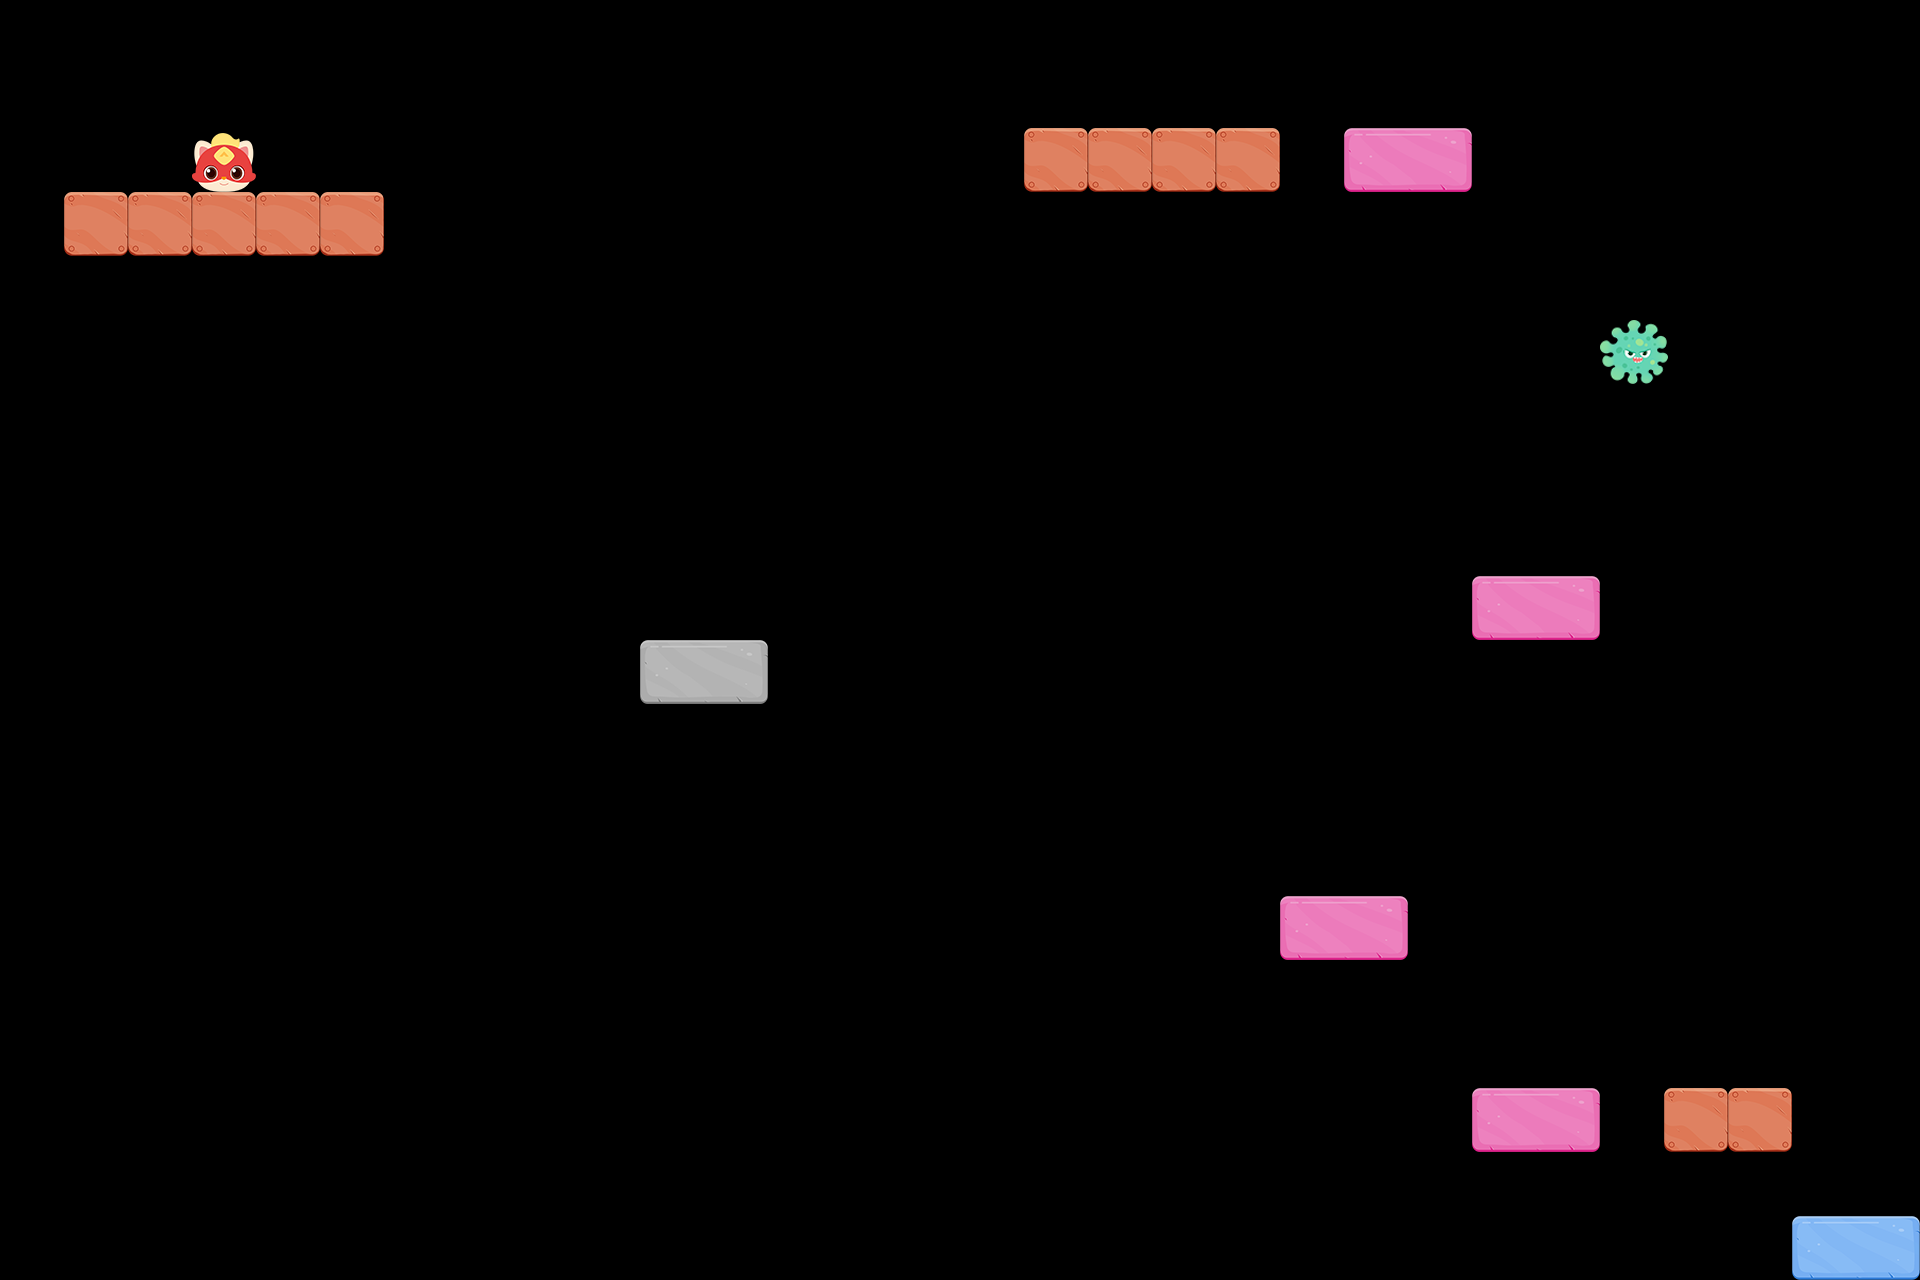

Tiled map render using the project's own tile images. Description and the whole map definition, tile-layer contents included, below:
An orthogonal 30x20 tile map with 64x64 px tiles, 4 tile layers (墙, 砖块, 障碍物, 玩家) and 2 objects.

<map version="1.9" tiledversion="1.9.2" orientation="orthogonal" renderorder="right-down" width="30" height="20" tilewidth="64" tileheight="64" infinite="0" nextlayerid="7" nextobjectid="3">
 <tileset firstgid="1" source="img.tsx" />
 <layer id="2" name="墙" width="30" height="20">
  <properties>
   <property name="boundary_bottom" type="int" value="64" />
   <property name="boundary_top" type="int" value="576" />
   <property name="change_y" type="int" value="-3" />
  </properties>
  <data encoding="csv">
0,0,0,0,0,0,0,0,0,0,0,0,0,0,0,0,0,0,0,0,0,0,0,0,0,0,0,0,0,0,
0,0,0,0,0,0,0,0,0,0,0,0,0,0,0,0,0,0,0,0,0,0,0,0,0,0,0,0,0,0,
0,0,0,0,0,0,0,0,0,0,0,0,0,0,0,0,22,22,22,22,0,0,0,0,0,0,0,0,0,0,
0,22,22,22,22,22,0,0,0,0,0,0,0,0,0,0,0,0,0,0,0,0,0,0,0,0,0,0,0,0,
0,0,0,0,0,0,0,0,0,0,0,0,0,0,0,0,0,0,0,0,0,0,0,0,0,0,0,0,0,0,
0,0,0,0,0,0,0,0,0,0,0,0,0,0,0,0,0,0,0,0,0,0,0,0,0,0,0,0,0,0,
0,0,0,0,0,0,0,0,0,0,0,0,0,0,0,0,0,0,0,0,0,0,0,0,0,0,0,0,0,0,
0,0,0,0,0,0,0,0,0,0,0,0,0,0,0,0,0,0,0,0,0,0,0,0,0,0,0,0,0,0,
0,0,0,0,0,0,0,0,0,0,0,0,0,0,0,0,0,0,0,0,0,0,0,0,0,0,0,0,0,0,
0,0,0,0,0,0,0,0,0,0,0,0,0,0,0,0,0,0,0,0,0,0,0,0,0,0,0,0,0,0,
0,0,0,0,0,0,0,0,0,0,0,0,0,0,0,0,0,0,0,0,0,0,0,0,0,0,0,0,0,0,
0,0,0,0,0,0,0,0,0,0,0,0,0,0,0,0,0,0,0,0,0,0,0,0,0,0,0,0,0,0,
0,0,0,0,0,0,0,0,0,0,0,0,0,0,0,0,0,0,0,0,0,0,0,0,0,0,0,0,0,0,
0,0,0,0,0,0,0,0,0,0,0,0,0,0,0,0,0,0,0,0,0,0,0,0,0,0,0,0,0,0,
0,0,0,0,0,0,0,0,0,0,0,0,0,0,0,0,0,0,0,0,0,0,0,0,0,0,0,0,0,0,
0,0,0,0,0,0,0,0,0,0,0,0,0,0,0,0,0,0,0,0,0,0,0,0,0,0,0,0,0,0,
0,0,0,0,0,0,0,0,0,0,0,0,0,0,0,0,0,0,0,0,0,0,0,0,0,0,0,0,0,0,
0,0,0,0,0,0,0,0,0,0,0,0,0,0,0,0,0,0,0,0,0,0,0,0,0,0,22,22,0,0,
0,0,0,0,0,0,0,0,0,0,0,0,0,0,0,0,0,0,0,0,0,0,0,0,0,0,0,0,0,0,
0,0,0,0,0,0,0,0,0,0,0,0,0,0,0,0,0,0,0,0,0,0,0,0,0,0,0,0,0,0
</data>
 </layer>
 <layer id="3" name="砖块" width="30" height="20">
  <data encoding="csv">
0,0,0,0,0,0,0,0,0,0,0,0,0,0,0,0,0,0,0,0,0,0,0,0,0,0,0,0,0,0,
0,0,0,0,0,0,0,0,0,0,0,0,0,0,0,0,0,0,0,0,0,0,0,0,0,0,0,0,0,0,
0,0,0,0,0,0,0,0,0,0,0,0,0,0,0,0,0,0,0,0,0,3,0,0,0,0,0,0,0,0,
0,0,0,0,0,0,0,0,0,0,0,0,0,0,0,0,0,0,0,0,0,0,0,0,0,0,0,0,0,0,
0,0,0,0,0,0,0,0,0,0,0,0,0,0,0,0,0,0,0,0,0,0,0,0,0,0,0,0,0,0,
0,0,0,0,0,0,0,0,0,0,0,0,0,0,0,0,0,0,0,0,0,0,0,0,0,0,0,0,0,0,
0,0,0,0,0,0,0,0,0,0,0,0,0,0,0,0,0,0,0,0,0,0,0,0,0,0,0,0,0,0,
0,0,0,0,0,0,0,0,0,0,0,0,0,0,0,0,0,0,0,0,0,0,0,0,0,0,0,0,0,0,
0,0,0,0,0,0,0,0,0,0,0,0,0,0,0,0,0,0,0,0,0,0,0,0,0,0,0,0,0,0,
0,0,0,0,0,0,0,0,0,0,0,0,0,0,0,0,0,0,0,0,0,0,0,3,0,0,0,0,0,0,
0,0,0,0,0,0,0,0,0,0,5,0,0,0,0,0,0,0,0,0,0,0,0,0,0,0,0,0,0,0,
0,0,0,0,0,0,0,0,0,0,0,0,0,0,0,0,0,0,0,0,0,0,0,0,0,0,0,0,0,0,
0,0,0,0,0,0,0,0,0,0,0,0,0,0,0,0,0,0,0,0,0,0,0,0,0,0,0,0,0,0,
0,0,0,0,0,0,0,0,0,0,0,0,0,0,0,0,0,0,0,0,0,0,0,0,0,0,0,0,0,0,
0,0,0,0,0,0,0,0,0,0,0,0,0,0,0,0,0,0,0,0,3,0,0,0,0,0,0,0,0,0,
0,0,0,0,0,0,0,0,0,0,0,0,0,0,0,0,0,0,0,0,0,0,0,0,0,0,0,0,0,0,
0,0,0,0,0,0,0,0,0,0,0,0,0,0,0,0,0,0,0,0,0,0,0,0,0,0,0,0,0,0,
0,0,0,0,0,0,0,0,0,0,0,0,0,0,0,0,0,0,0,0,0,0,0,3,0,0,0,0,0,0,
0,0,0,0,0,0,0,0,0,0,0,0,0,0,0,0,0,0,0,0,0,0,0,0,0,0,0,0,0,0,
0,0,0,0,0,0,0,0,0,0,0,0,0,0,0,0,0,0,0,0,0,0,0,0,0,0,0,0,6,0
</data>
 </layer>
 <layer id="4" name="障碍物" width="30" height="20">
  <data encoding="csv">
0,0,0,0,0,0,0,0,0,0,0,0,0,0,0,0,0,0,0,0,0,0,0,0,0,0,0,0,0,0,
0,0,0,0,0,0,0,0,0,0,0,0,0,0,0,0,0,0,0,0,0,0,0,0,0,0,0,0,0,0,
0,0,0,0,0,0,0,0,0,0,0,0,0,0,0,0,0,0,0,0,0,0,0,0,0,0,0,0,0,0,
0,0,0,0,0,0,0,0,0,0,0,0,0,0,0,0,0,0,0,0,0,0,0,0,0,0,0,0,0,0,
0,0,0,0,0,0,0,0,0,0,0,0,0,0,0,0,0,0,0,0,0,0,0,0,0,0,0,0,0,0,
0,0,0,0,0,0,0,0,0,0,0,0,0,0,0,0,0,0,0,0,0,0,0,0,0,11,0,0,0,0,
0,0,0,0,0,0,0,0,0,0,0,0,0,0,0,0,0,0,0,0,0,0,0,0,0,0,0,0,0,0,
0,0,0,0,0,0,0,0,0,0,0,0,0,0,0,0,0,0,0,0,0,0,0,0,0,0,0,0,0,0,
0,0,0,0,0,0,0,0,0,0,0,0,0,0,0,0,0,0,0,0,0,0,0,0,0,0,0,0,0,0,
0,0,0,0,0,0,0,0,0,0,0,0,0,0,0,0,0,0,0,0,0,0,0,0,0,0,0,0,0,0,
0,0,0,0,0,0,0,0,0,0,0,0,0,0,0,0,0,0,0,0,0,0,0,0,0,0,0,0,0,0,
0,0,0,0,0,0,0,0,0,0,0,0,0,0,0,0,0,0,0,0,0,0,0,0,0,0,0,0,0,0,
0,0,0,0,0,0,0,0,0,0,0,0,0,0,0,0,0,0,0,0,0,0,0,0,0,0,0,0,0,0,
0,0,0,0,0,0,0,0,0,0,0,0,0,0,0,0,0,0,0,0,0,0,0,0,0,0,0,0,0,0,
0,0,0,0,0,0,0,0,0,0,0,0,0,0,0,0,0,0,0,0,0,0,0,0,0,0,0,0,0,0,
0,0,0,0,0,0,0,0,0,0,0,0,0,0,0,0,0,0,0,0,0,0,0,0,0,0,0,0,0,0,
0,0,0,0,0,0,0,0,0,0,0,0,0,0,0,0,0,0,0,0,0,0,0,0,0,0,0,0,0,0,
0,0,0,0,0,0,0,0,0,0,0,0,0,0,0,0,0,0,0,0,0,0,0,0,0,0,0,0,0,0,
0,0,0,0,0,0,0,0,0,0,0,0,0,0,0,0,0,0,0,0,0,0,0,0,0,0,0,0,0,0,
0,0,0,0,0,0,0,0,0,0,0,0,0,0,0,0,0,0,0,0,0,0,0,0,0,0,0,0,0,0
</data>
 </layer>
 <layer id="5" name="玩家" width="30" height="20">
  <data encoding="csv">
0,0,0,0,0,0,0,0,0,0,0,0,0,0,0,0,0,0,0,0,0,0,0,0,0,0,0,0,0,0,
0,0,0,0,0,0,0,0,0,0,0,0,0,0,0,0,0,0,0,0,0,0,0,0,0,0,0,0,0,0,
0,0,0,10,0,0,0,0,0,0,0,0,0,0,0,0,0,0,0,0,0,0,0,0,0,0,0,0,0,0,
0,0,0,0,0,0,0,0,0,0,0,0,0,0,0,0,0,0,0,0,0,0,0,0,0,0,0,0,0,0,
0,0,0,0,0,0,0,0,0,0,0,0,0,0,0,0,0,0,0,0,0,0,0,0,0,0,0,0,0,0,
0,0,0,0,0,0,0,0,0,0,0,0,0,0,0,0,0,0,0,0,0,0,0,0,0,0,0,0,0,0,
0,0,0,0,0,0,0,0,0,0,0,0,0,0,0,0,0,0,0,0,0,0,0,0,0,0,0,0,0,0,
0,0,0,0,0,0,0,0,0,0,0,0,0,0,0,0,0,0,0,0,0,0,0,0,0,0,0,0,0,0,
0,0,0,0,0,0,0,0,0,0,0,0,0,0,0,0,0,0,0,0,0,0,0,0,0,0,0,0,0,0,
0,0,0,0,0,0,0,0,0,0,0,0,0,0,0,0,0,0,0,0,0,0,0,0,0,0,0,0,0,0,
0,0,0,0,0,0,0,0,0,0,0,0,0,0,0,0,0,0,0,0,0,0,0,0,0,0,0,0,0,0,
0,0,0,0,0,0,0,0,0,0,0,0,0,0,0,0,0,0,0,0,0,0,0,0,0,0,0,0,0,0,
0,0,0,0,0,0,0,0,0,0,0,0,0,0,0,0,0,0,0,0,0,0,0,0,0,0,0,0,0,0,
0,0,0,0,0,0,0,0,0,0,0,0,0,0,0,0,0,0,0,0,0,0,0,0,0,0,0,0,0,0,
0,0,0,0,0,0,0,0,0,0,0,0,0,0,0,0,0,0,0,0,0,0,0,0,0,0,0,0,0,0,
0,0,0,0,0,0,0,0,0,0,0,0,0,0,0,0,0,0,0,0,0,0,0,0,0,0,0,0,0,0,
0,0,0,0,0,0,0,0,0,0,0,0,0,0,0,0,0,0,0,0,0,0,0,0,0,0,0,0,0,0,
0,0,0,0,0,0,0,0,0,0,0,0,0,0,0,0,0,0,0,0,0,0,0,0,0,0,0,0,0,0,
0,0,0,0,0,0,0,0,0,0,0,0,0,0,0,0,0,0,0,0,0,0,0,0,0,0,0,0,0,0,
0,0,0,0,0,0,0,0,0,0,0,0,0,0,0,0,0,0,0,0,0,0,0,0,0,0,0,0,0,0
</data>
 </layer>
 <objectgroup id="6" name="移动的砖块">
  <object id="1" gid="17" x="450.286" y="254.857" width="128" height="64">
   <properties>
    <property name="boundary_bottom" type="int" value="192" />
    <property name="boundary_top" type="int" value="608" />
    <property name="change_y" type="int" value="3" />
   </properties>
  </object>
  <object id="2" gid="17" x="834.571" y="1213.43" width="128" height="64">
   <properties>
    <property name="boundary_bottom" type="int" value="192" />
    <property name="boundary_top" type="int" value="608" />
    <property name="change_y" type="int" value="3" />
   </properties>
  </object>
 </objectgroup>
</map>
